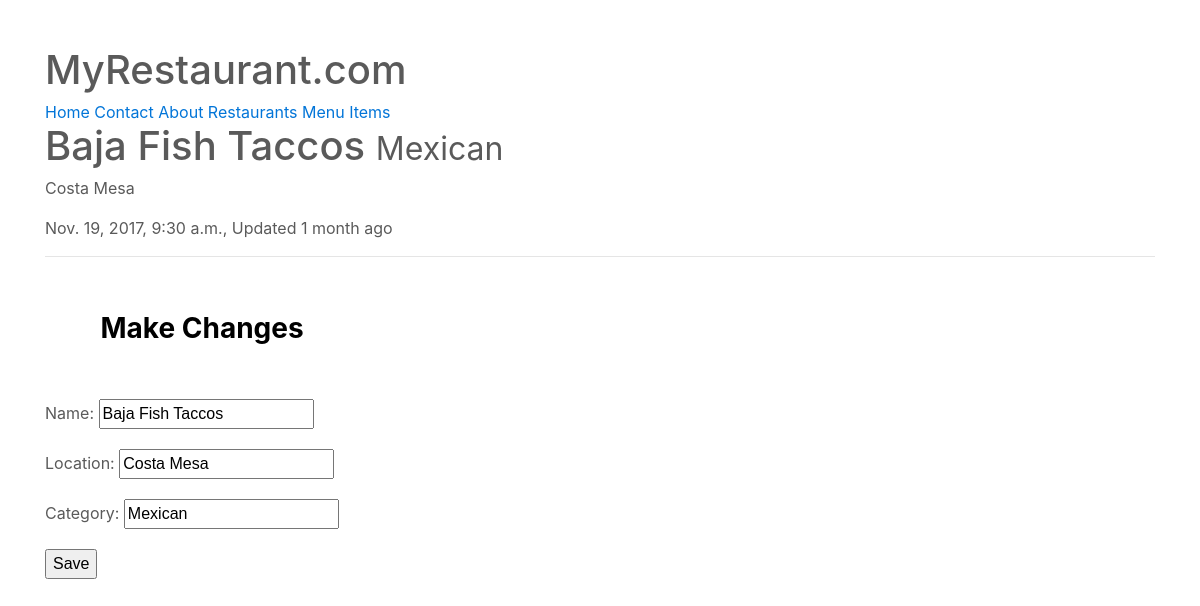
The page /restaurants/baja-fish-taccos/ (signed in) on the database its author committed.
### restaurants/models.py (models this page shows, shortened)
class RestaurantLocation(models.Model):
	owner			= models.ForeignKey(User)
	name			= models.CharField(max_length=120)
	location		= models.CharField(max_length=120, null=True, blank=True)
	category		= models.CharField(max_length=120, null=True, blank=True, validators=[validate_category])
	timestamp		= models.DateTimeField(auto_now_add=True)
	updated			= models.DateTimeField(auto_now=True)
	slug			= models.SlugField(null=True, blank=True)
	objects = RestaurantLocationManager() # add Model.objects.all()
	@property
	def title(self):
		return self.name

### restaurants/views.py (the view)
# urls.py: url(r'^(?P<slug>[\w-]+)/$', RestaurantUpdateView.as_view(), name='detail'),
class RestaurantUpdateView(LoginRequiredMixin, UpdateView):
	form_class = RestaurantLocationCreateForm
	template_name = 'restaurants/detail-update.html'
	def get_context_data(self, *args, **kwargs):
		context = super(RestaurantUpdateView, self).get_context_data(*args, **kwargs)
		name = self.get_object().name
		context['title'] = 'Update Restaurant:%s'% name
		return context
	def get_queryset(self):
		return RestaurantLocation.objects.filter(owner=self.request.user)

### restaurants/forms.py (shortened to what this page needs)
class RestaurantLocationCreateForm(forms.ModelForm):
	class Meta:
		model = RestaurantLocation
		fields = [
			'name',
			'location',
			'category'
		]

### restaurants/models.py (called while the page is built)
	def get_queryset(self): #RestaurantLocation.objects.search()
		return RestaurantLocationQuerySet(self.model, using=self._db)

### restaurants/templates/restaurants/detail-update.html (shortened to what this page needs)
{% extends "base.html" %}
{% block content %}
<h1>{{ form.instance.title }} <small> {{ form.instance.category }}</small></h1>
<p>{{ form.instance.location }}</p>
<p>{{ form.instance.timestamp }}, Updated {{ form.instance.updated|timesince }} ago</p>
<hr/>
<h3>Make Changes</h3>
{% include 'snippets/form-snippet.html' with form=form %}
{% endblock %}

### templates/snippets/form-snippet.html (shortened to what this page needs)
{% block content %}
<form method='POST'>{% csrf_token %}
	{{ form.as_p }}
	<button type='submit'>Save</button>
</form>
{% endblock %}

### templates/static/css/carousel.css (style rules this page uses)
div.transbox p,h3 { margin: 5%; font-weight: bold; color: #000000; }
body { padding-top: 3rem; padding-bottom: 3rem; color: #5a5a5a; }
.carousel-caption h3,p { z-index: 10; bottom: 3rem; }

### rows shown on the page
RestaurantLocation: instance "Baja Fish Taccos", instance.category "Mexican", instance.location "Costa Mesa", instance.timestamp "Nov. 19, 2017, 9:30 a.m.", instance.updated "1 month", name "Baja Fish Taccos", location "Costa Mesa", category "Mexican"
